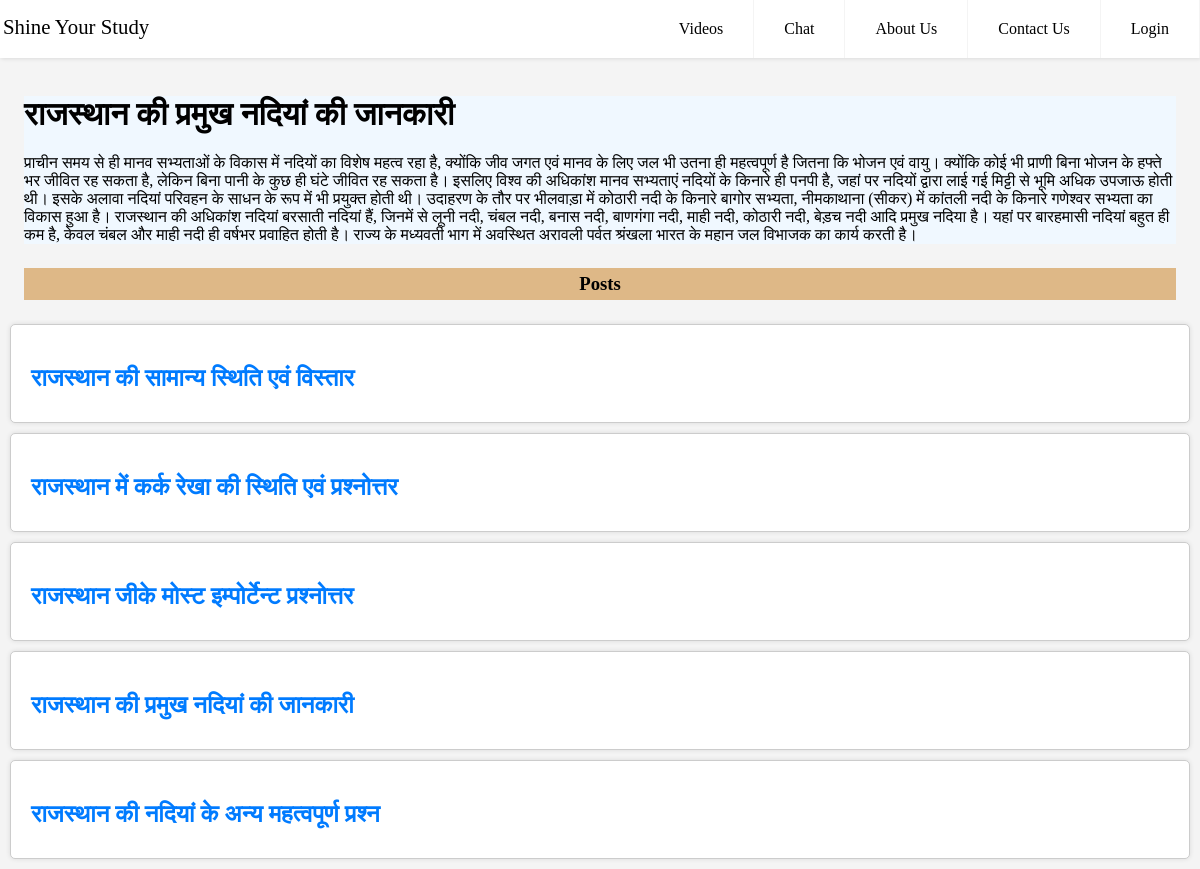
The app's page /post/4 with its own data.
### myapp/models.py (models this page shows, shortened)
class Post(models.Model):
    name = models.CharField(max_length=100)
    comment = models.CharField(max_length=1000)

### myapp/views.py (the view)
def post(request, post_id):
    post = Post.objects.all()
    posts = int(post_id) - 1
    p = post[posts]
    return render(request, "myapp/post.html", { "post": p, "posts": post })

### myapp/templates/myapp/post.html (shortened to what this page needs)
{% extends 'myapp/layout.html' %}
{% block body %}
<br>
<br>
<div style="margin: 2%;background-color: aliceblue;">
<h1>{{ post.name }}</h1>
<p>{{ post.comment }}</p>
</div>
<h3>Posts</h3>
{% for post in posts %}
<a style="text-decoration: none;" href="/post/{{post.id}}"><div class="post">
    <h2>{{ post.name }}</h2>
</div></a>
{% endfor %}
{% endblock %}

### myapp/templates/myapp/layout.html (style rules this page uses)
body { margin: 0; font-family: 'Droid Serif', serif; background-color: #f4f4f4; }
a { color: #000; }
h2 { font-size: 24px; margin-bottom: 10px; }
h3 { text-align: center; background-color: burlywood; margin: 2%; padding: 5px; }
.post { background-color: #fff; border: 1px solid #ccc; border-radius: 5px; padding: 20px; margin: 10px; box-shadow: 0 0 5px rgba(0, 0, 0, 0.1); }
.post h2 { color: #007bff; margin-bottom: 10px; }

### records on screen
Post: name "राजस्थान की प्रमुख नदियां की जानकारी", comment "प्राचीन समय से ही मानव सभ्यताओं के विकास में नदियों का विशेष महत्व रहा है, क्योंकि जीव जगत एवं मानव के लिए जल भी उतना ही महत्वपूर्ण है जितना कि भोजन एवं वायु। क्योंकि कोई भी प्राणी बिना भोजन के हफ्ते भर जीवित रह सकता है, लेकिन बिना पानी के कुछ ही घंटे जीवित रह सकता है। इसलिए विश्व की अधिकांश मानव सभ्यताएं नदियों के किनारे ही पनपी है, जहां पर नदियों द्वारा लाई गई मिट्टी से भूमि अधिक उपजाऊ होती थी। इसके अलावा नदियां परिवहन के साधन के रूप में भी प्रयुक्त होती थी। उदाहरण के तौर पर भीलवाड़ा में कोठारी नदी के किनारे बागोर सभ्यता, नीमकाथाना (सीकर) में कांतली नदी के किनारे गणेश्वर सभ्यता का विकास हुआ है। राजस्थान की अधिकांश नदियां बरसाती नदियां हैं, जिनमें से लूनी नदी, चंबल नदी, बनास नदी, बाणगंगा…"
Post: name "राजस्थान की सामान्य स्थिति एवं विस्तार"
Post: name "राजस्थान में कर्क रेखा की स्थिति एवं प्रश्नोत्तर"
Post: name "राजस्थान जीके मोस्ट इम्पोर्टेन्ट प्रश्नोत्तर"
Post: name "राजस्थान की नदियां के अन्य महत्वपूर्ण प्रश्न"
